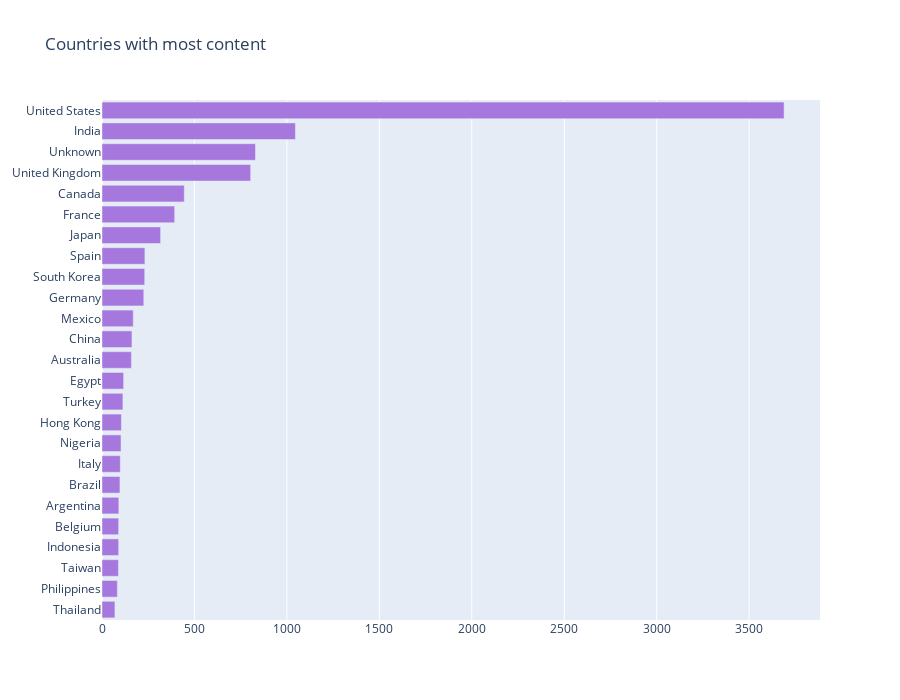

Notebook cell for this chart:
### Code cell


### Figure 1 — Plotly figure (JSON) as saved in the notebook; plotly's stock layout.template omitted (floating-point values rounded to 4 significant figures)
{"data": [{"marker": {"color": "#a678de"}, "name": "", "orientation": "h", "type": "bar", "x": [70, 83, 89, 90, 90, 91, 97, 99, 103, 105, 113, 117, 159, 162, 169, 226, 231, 232, 317, 393, 445, 804, 830, 1046, 3689], "y": ["Thailand", "Philippines", "Taiwan", "Indonesia", "Belgium", "Argentina", "Brazil", "Italy", "Nigeria", "Hong Kong", "Turkey", "Egypt", "Australia", "China", "Mexico", "Germany", "South Korea", "Spain", "Japan", "France", "Canada", "United Kingdom", "Unknown", "India", "United States"]}], "layout": {"height": 700, "legend": {"orientation": "h", "x": 0.1, "y": 1.1}, "title": {"text": "Countries with most content"}}}
